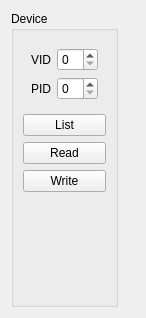
<?xml version="1.0" encoding="UTF-8"?>
<ui version="4.0">
 <class>MainBox</class>
 <widget class="QWidget" name="MainBox">
  <property name="geometry">
   <rect>
    <x>0</x>
    <y>0</y>
    <width>146</width>
    <height>318</height>
   </rect>
  </property>
  <property name="sizePolicy">
   <sizepolicy hsizetype="Fixed" vsizetype="Preferred">
    <horstretch>0</horstretch>
    <verstretch>0</verstretch>
   </sizepolicy>
  </property>
  <property name="windowTitle">
   <string>Dialog</string>
  </property>
  <layout class="QVBoxLayout" name="verticalLayout">
   <item>
    <widget class="QGroupBox" name="groupBox">
     <property name="sizePolicy">
      <sizepolicy hsizetype="Fixed" vsizetype="Preferred">
       <horstretch>0</horstretch>
       <verstretch>0</verstretch>
      </sizepolicy>
     </property>
     <property name="title">
      <string>Device</string>
     </property>
     <layout class="QVBoxLayout" name="verticalLayout_2">
      <item>
       <layout class="QGridLayout" name="gridLayout">
        <property name="leftMargin">
         <number>8</number>
        </property>
        <property name="topMargin">
         <number>8</number>
        </property>
        <property name="rightMargin">
         <number>8</number>
        </property>
        <property name="bottomMargin">
         <number>8</number>
        </property>
        <item row="0" column="0">
         <widget class="QLabel" name="label">
          <property name="text">
           <string>VID</string>
          </property>
         </widget>
        </item>
        <item row="1" column="0">
         <widget class="QLabel" name="label_2">
          <property name="text">
           <string>PID</string>
          </property>
         </widget>
        </item>
        <item row="0" column="1">
         <widget class="HexSpinBox" name="sb_VID"/>
        </item>
        <item row="1" column="1">
         <widget class="HexSpinBox" name="sb_PID"/>
        </item>
       </layout>
      </item>
      <item>
       <widget class="QPushButton" name="btn_list">
        <property name="text">
         <string>List</string>
        </property>
       </widget>
      </item>
      <item>
       <widget class="QPushButton" name="btn_read">
        <property name="text">
         <string>Read</string>
        </property>
       </widget>
      </item>
      <item>
       <widget class="QPushButton" name="btn_write">
        <property name="text">
         <string>Write</string>
        </property>
       </widget>
      </item>
      <item>
       <spacer name="verticalSpacer">
        <property name="orientation">
         <enum>Qt::Vertical</enum>
        </property>
        <property name="sizeHint" stdset="0">
         <size>
          <width>20</width>
          <height>50</height>
         </size>
        </property>
       </spacer>
      </item>
     </layout>
    </widget>
   </item>
  </layout>
 </widget>
 <customwidgets>
  <customwidget>
   <class>HexSpinBox</class>
   <extends>QSpinBox</extends>
   <header>hexspinbox.hpp</header>
  </customwidget>
 </customwidgets>
 <tabstops>
  <tabstop>sb_VID</tabstop>
  <tabstop>sb_PID</tabstop>
  <tabstop>btn_list</tabstop>
  <tabstop>btn_read</tabstop>
  <tabstop>btn_write</tabstop>
 </tabstops>
 <resources/>
 <connections/>
</ui>
